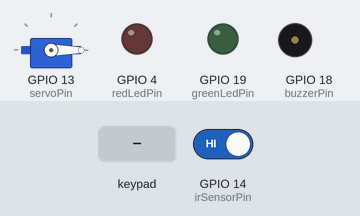
Bench run of a sketch on a simulated ESP32. Parts: servo, output pins drawn as LEDs (lit = HIGH), buzzer (waves = sounding). Dashed ring = blinking. The inputs (shaded band) are chosen by the test bench; at power-on: GPIO 14 (irSensorPin) HIGH. What the sketch prints to the serial monitor is not drawn.

Above: at 1.2 s.
1.3 s: keypad keys 2 1 2 2 2 3 2 5 pressed 0.4 s apart
At 3.1 s:
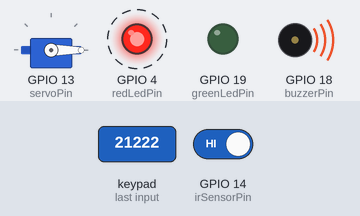
7.5 s: keypad keys 1 1 4 4 pressed 0.4 s apart
At 9.3 s:
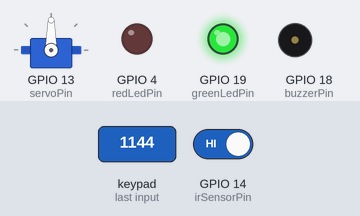
10.6 s: keypad keys 2 1 2 2 2 3 2 5 # pressed 0.4 s apart
At 12.6 s:
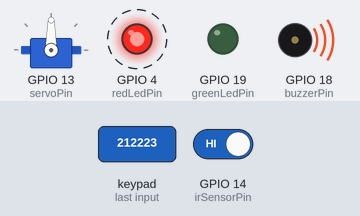
17.2 s: GPIO 14 (irSensorPin) driven LOW
At 18.6 s:
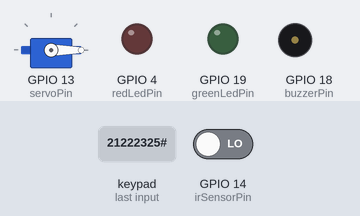
Timing chart, 0 to 20.2 s (numbered marks = the images above; inputs shaded):
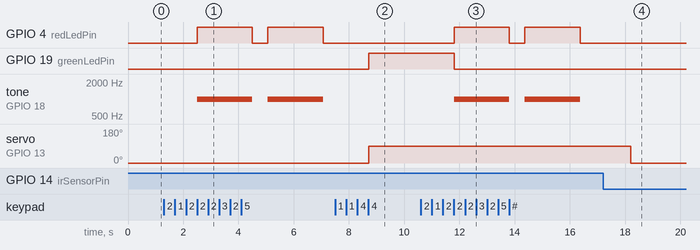

The sketch:

Secure_Door_Project.ino
```cpp
#include <ESP32Servo.h>
#include <Keypad.h>

// Pin assignments
const int servoPin = 13;
const int irSensorPin = 14;
const int redLedPin = 4;
const int greenLedPin = 19;
const int buzzerPin = 18;

// Keypad configuration - now all numeric keys will work
const byte ROWS = 4;
const byte COLS = 4;
char keys[ROWS][COLS] = {
  {'1','2','3','A'},
  {'4','5','6','B'},
  {'7','8','9','C'},
  {'*','0','#','D'}
};

byte rowPins[ROWS] = {21, 22, 23, 25};
byte colPins[COLS] = {26, 27, 32, 33};

Servo doorServo;
Keypad keypad = Keypad(makeKeymap(keys), rowPins, colPins, ROWS, COLS);

const String password = "1144";  // Correct password
String inputPassword;

void setup() {
  Serial.begin(115200);
  Serial.println("System initialized");
  Serial.println("Correct password is: 1144");

  // Initialize hardware
  doorServo.attach(servoPin);
  doorServo.write(0);

  pinMode(irSensorPin, INPUT);
  pinMode(redLedPin, OUTPUT);
  pinMode(greenLedPin, OUTPUT);
  pinMode(buzzerPin, OUTPUT);

  digitalWrite(redLedPin, LOW);
  digitalWrite(greenLedPin, LOW);
  noTone(buzzerPin);
}

void loop() {
  char key = keypad.getKey();

  // Process all numeric keys (0-9)
  if (key && (key >= '0' && key <= '9')) {
    Serial.print(key);
    inputPassword += key;

    if (inputPassword.length() == password.length()) {
      if (inputPassword == password) {
        grantAccess();
      } else {
        denyAccess();
      }
      inputPassword = "";  // Reset for next attempt
    }
  }

  // IR sensor auto-close
  if (digitalRead(irSensorPin) == LOW) {
    if (doorServo.read() != 0) {
      delay(1000);
      doorServo.write(0);
      digitalWrite(greenLedPin, LOW);
    }
  }
}

void grantAccess() {
  Serial.println("\nAccess Granted");
  digitalWrite(greenLedPin, HIGH);
  digitalWrite(redLedPin, LOW);
  noTone(buzzerPin);
  doorServo.write(90);
  delay(2000);
}

void denyAccess() {
  Serial.println("\nAccess Denied");
  digitalWrite(redLedPin, HIGH);
  digitalWrite(greenLedPin, LOW);
  tone(buzzerPin, 1000);
  delay(2000);
  digitalWrite(redLedPin, LOW);
  noTone(buzzerPin);
}
```

Measured:
- after the input at 1.3 s, GPIO 4 (redLedPin): alternates HIGH for 2.0 s and LOW for 0.57 s, starting after 1.2 s; tone on GPIO 18 (buzzerPin): alternates 1000 Hz for 2.0 s and silent for 0.57 s, starting after 1.2 s
- after the input at 7.5 s, GPIO 19 (greenLedPin): LOW → HIGH after 1.2 s; servo on GPIO 13 (servoPin): 0° → 90° after 1.2 s
- after the input at 10.6 s, GPIO 4 (redLedPin): alternates HIGH for 2.0 s and LOW for 0.57 s, starting after 1.2 s; GPIO 19 (greenLedPin): HIGH → LOW after 1.2 s; tone on GPIO 18 (buzzerPin): alternates 1000 Hz for 2.0 s and silent for 0.57 s, starting after 1.2 s
- after the input at 17.2 s, servo on GPIO 13 (servoPin): 90° → 0° after 1.0 s
